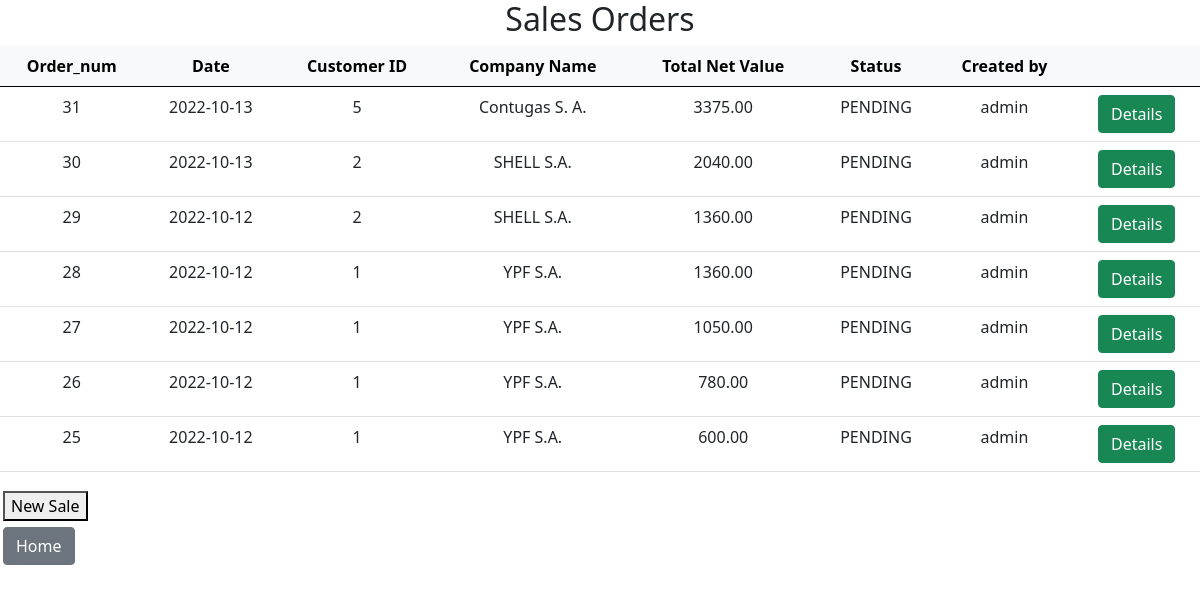
The app's page /get_all_sorders with its own data.
### tables this page shows
CREATE TABLE sorder_header (order_num INTEGER PRIMARY KEY AUTOINCREMENT, date DATE NOT NULL DEFAULT CURRENT_DATE, customer_id INTEGER NOT NULL, company_name TEXT NOT NULL, total_net_value FLOAT, status TEXT DEFAULT PENDING, created_by TEXT NOT NULL, FOREIGN KEY (customer_id) REFERENCES customers (id) ON DELETE RESTRICT, FOREIGN KEY (created_by) REFERENCES users (username));

### app.py (the view)
@app.route("/get_all_sorders", methods = ["GET"])
def get_all_sorders():
    sorders = db.execute("SELECT * FROM sorder_header ORDER BY order_num DESC")
    return render_template("sorders_list.html", sorders=sorders)

### app.py (called while the page is built)
@app.after_request
def after_request(response):
    response.headers["Cache-Control"] = "no-cache, no-store, must-revalidate"
    response.headers["Expires"] = 0
    response.headers["Pragma"] = "no-cache"
    return response

### templates/sorders_list.html (shortened to what this page needs)
{% extends "layout.html" %}
{% block body %}
    <h2 class="text-center">Sales Orders</h2>
    <form action="/sorder_details" method="get">
        <table class="table text-center">
            <thead class="table-light">
                <tr>
                    <th>Order_num</th>
                    <th>Date</th>
                    <th>Customer ID</th>
                    <th>Company Name</th>
                    <th>Total Net Value</th>
                    <th>Status</th>
                    <th>Created by</th>
                    <th></th>
                </tr>
            </thead>
            <tbody>
                {% for sorder in sorders %}
                <tr>
                    <td>{{ sorder["order_num"] }}</td>
                    <td>{{ sorder["date"] }}</td>
                    <td>{{ sorder["customer_id"] }}</td>
                    <td>{{ sorder["company_name"] }}</td>
                    <td>{{ "%.2f"|format(sorder["total_net_value"]) }}</td>
                    <td>{{ sorder["status"] }}</td>
                    <td>{{ sorder["created_by"] }}</td>
                    <td>
                        <button class="btn btn-success" name="sorder_num" value="{{ sorder['order_num'] }}" type="submit">Details</button>
                    </td>
                </tr>
                {% endfor %}
            </tbody>
        </table>
    </form>
    <form method="get" action="/" style="padding: 3px;">
        <button type="submit">New Sale</button>
    </form>
    <form method="get" action="/" style="padding: 3px;">
        <button class="btn btn-secondary" type="submit">Home</button>
    </form>
{% endblock %}

### records on screen
sorder_header: order_num "31", date "2022-10-13", customer_id "5", company_name "Contugas S. A.", total_net_value "3375.00", status "PENDING", created_by "admin"
sorder_header: order_num "30", date "2022-10-13", customer_id "2", company_name "SHELL S.A.", total_net_value "2040.00", status "PENDING", created_by "admin"
sorder_header: order_num "29", date "2022-10-12", customer_id "2", company_name "SHELL S.A.", total_net_value "1360.00", status "PENDING", created_by "admin"
sorder_header: order_num "28", date "2022-10-12", customer_id "1", company_name "YPF S.A.", total_net_value "1360.00", status "PENDING", created_by "admin"
sorder_header: order_num "27", date "2022-10-12", customer_id "1", company_name "YPF S.A.", total_net_value "1050.00", status "PENDING", created_by "admin"
sorder_header: order_num "26", date "2022-10-12", customer_id "1", company_name "YPF S.A.", total_net_value "780.00", status "PENDING", created_by "admin"
sorder_header: order_num "25", date "2022-10-12", customer_id "1", company_name "YPF S.A.", total_net_value "600.00", status "PENDING", created_by "admin"
